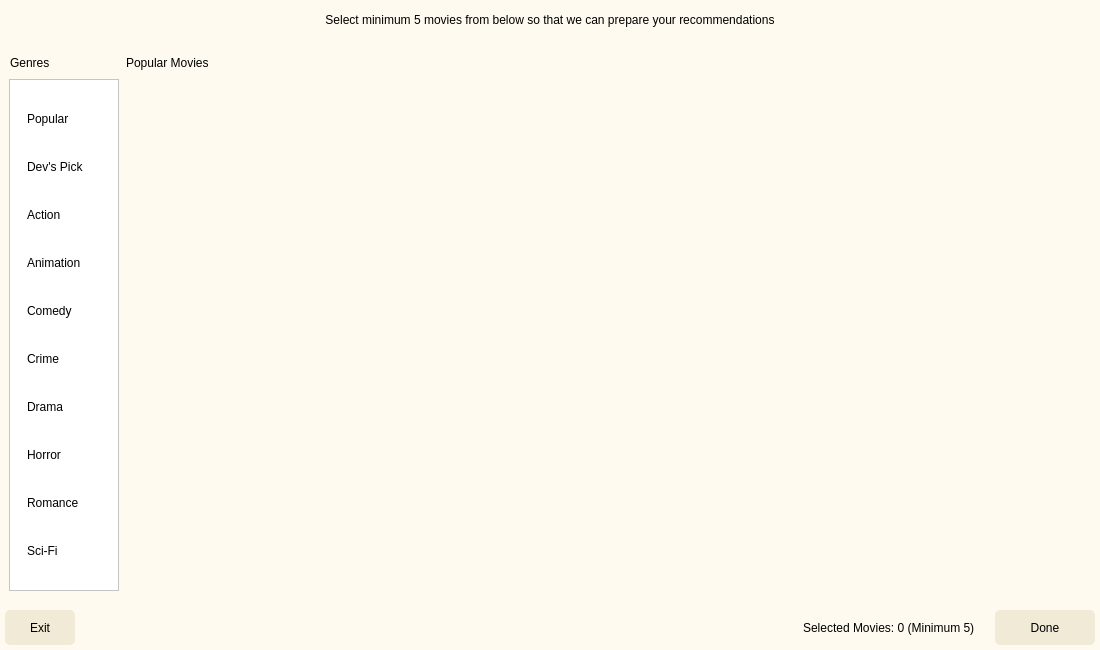
<?xml version="1.0" encoding="UTF-8"?>
<ui version="4.0">
 <class>Dialog</class>
 <widget class="QDialog" name="Dialog">
  <property name="enabled">
   <bool>true</bool>
  </property>
  <property name="geometry">
   <rect>
    <x>0</x>
    <y>0</y>
    <width>1100</width>
    <height>650</height>
   </rect>
  </property>
  <property name="minimumSize">
   <size>
    <width>1100</width>
    <height>650</height>
   </size>
  </property>
  <property name="maximumSize">
   <size>
    <width>1100</width>
    <height>650</height>
   </size>
  </property>
  <property name="windowTitle">
   <string>Dialog</string>
  </property>
  <property name="styleSheet">
   <string notr="true"/>
  </property>
  <widget class="QWidget" name="bgwidget" native="true">
   <property name="geometry">
    <rect>
     <x>0</x>
     <y>0</y>
     <width>1100</width>
     <height>650</height>
    </rect>
   </property>
   <property name="minimumSize">
    <size>
     <width>1100</width>
     <height>650</height>
    </size>
   </property>
   <property name="maximumSize">
    <size>
     <width>1100</width>
     <height>650</height>
    </size>
   </property>
   <property name="styleSheet">
    <string notr="true">QWidget#bgwidget{background-color:#FFFAF0;}

</string>
   </property>
   <layout class="QVBoxLayout" name="verticalLayout_2">
    <item>
     <spacer name="verticalSpacer_2">
      <property name="orientation">
       <enum>Qt::Vertical</enum>
      </property>
      <property name="sizeType">
       <enum>QSizePolicy::Fixed</enum>
      </property>
      <property name="sizeHint" stdset="0">
       <size>
        <width>20</width>
        <height>13</height>
       </size>
      </property>
     </spacer>
    </item>
    <item>
     <widget class="QLabel" name="text1">
      <property name="styleSheet">
       <string notr="true">font: 18pt &quot;MS Shell Dlg 2&quot;;
color:rgb(0,0,0);</string>
      </property>
      <property name="text">
       <string>Select minimum 5 movies from below so that we can prepare your recommendations</string>
      </property>
      <property name="alignment">
       <set>Qt::AlignHCenter|Qt::AlignTop</set>
      </property>
      <property name="margin">
       <number>10</number>
      </property>
     </widget>
    </item>
    <item>
     <spacer name="verticalSpacer">
      <property name="orientation">
       <enum>Qt::Vertical</enum>
      </property>
      <property name="sizeType">
       <enum>QSizePolicy::Fixed</enum>
      </property>
      <property name="sizeHint" stdset="0">
       <size>
        <width>20</width>
        <height>20</height>
       </size>
      </property>
     </spacer>
    </item>
    <item>
     <layout class="QHBoxLayout" name="horizontalLayout_2">
      <item>
       <spacer name="horizontalSpacer_3">
        <property name="orientation">
         <enum>Qt::Horizontal</enum>
        </property>
        <property name="sizeType">
         <enum>QSizePolicy::Fixed</enum>
        </property>
        <property name="sizeHint" stdset="0">
         <size>
          <width>10</width>
          <height>20</height>
         </size>
        </property>
       </spacer>
      </item>
      <item>
       <widget class="QLabel" name="genre_text">
        <property name="minimumSize">
         <size>
          <width>110</width>
          <height>0</height>
         </size>
        </property>
        <property name="maximumSize">
         <size>
          <width>110</width>
          <height>16777215</height>
         </size>
        </property>
        <property name="styleSheet">
         <string notr="true">font: 14pt &quot;MS Shell Dlg 2&quot;;
color:rgb(0,0,0);</string>
        </property>
        <property name="text">
         <string>Genres</string>
        </property>
       </widget>
      </item>
      <item>
       <widget class="QLabel" name="genre_define">
        <property name="styleSheet">
         <string notr="true">font: 14pt &quot;MS Shell Dlg 2&quot;;
color:rgb(0,0,0);</string>
        </property>
        <property name="text">
         <string>Popular Movies</string>
        </property>
       </widget>
      </item>
     </layout>
    </item>
    <item>
     <layout class="QHBoxLayout" name="horizontalLayout">
      <property name="leftMargin">
       <number>9</number>
      </property>
      <property name="rightMargin">
       <number>9</number>
      </property>
      <property name="bottomMargin">
       <number>0</number>
      </property>
      <item>
       <widget class="QScrollArea" name="options">
        <property name="maximumSize">
         <size>
          <width>110</width>
          <height>16777215</height>
         </size>
        </property>
        <property name="styleSheet">
         <string notr="true">background-color:#fff;
</string>
        </property>
        <property name="widgetResizable">
         <bool>true</bool>
        </property>
        <widget class="QWidget" name="genre_scroll">
         <property name="geometry">
          <rect>
           <x>0</x>
           <y>0</y>
           <width>108</width>
           <height>431</height>
          </rect>
         </property>
         <layout class="QVBoxLayout" name="genre_vlayout">
          <property name="topMargin">
           <number>12</number>
          </property>
          <item>
           <widget class="QPushButton" name="genre_1">
            <property name="maximumSize">
             <size>
              <width>100</width>
              <height>16777215</height>
             </size>
            </property>
            <property name="cursor">
             <cursorShape>PointingHandCursor</cursorShape>
            </property>
            <property name="styleSheet">
             <string notr="true">#bgwidget QPushButton {
		border:none;
		border-radius: 3px;
		text-align: left;
		padding: 8px 0 8px 8px;
		font: 12pt &quot;MS Shell Dlg 2&quot;;
		text-align: left;
	}

#bgwidget QPushButton:hover {
		background-color: rgba(179, 176, 162, 0.22);
	}

#bgwidget QPushButton:checked {
		color: #ffffff;
	}</string>
            </property>
            <property name="text">
             <string>Popular</string>
            </property>
           </widget>
          </item>
          <item>
           <widget class="QPushButton" name="genre_2">
            <property name="maximumSize">
             <size>
              <width>100</width>
              <height>16777215</height>
             </size>
            </property>
            <property name="cursor">
             <cursorShape>PointingHandCursor</cursorShape>
            </property>
            <property name="styleSheet">
             <string notr="true">#bgwidget QPushButton {
		border:none;
		border-radius: 3px;
		text-align: left;
		padding: 8 0 8 8;
		font: 12pt &quot;MS Shell Dlg 2&quot;;
		text-align: left;
	}

#bgwidget QPushButton:hover {
		background-color: rgba(179, 176, 162, 0.22);
	}

#bgwidget QPushButton:checked {
		color: #ffffff;
	}</string>
            </property>
            <property name="text">
             <string>Dev's Pick</string>
            </property>
           </widget>
          </item>
          <item>
           <widget class="QPushButton" name="genre_3">
            <property name="maximumSize">
             <size>
              <width>100</width>
              <height>16777215</height>
             </size>
            </property>
            <property name="cursor">
             <cursorShape>PointingHandCursor</cursorShape>
            </property>
            <property name="styleSheet">
             <string notr="true">#bgwidget QPushButton {
		border:none;
		border-radius: 3px;
		text-align: left;
		padding: 8px 0 8px 8px;
		font: 12pt &quot;MS Shell Dlg 2&quot;;
		text-align: left;
	}

#bgwidget QPushButton:hover {
		background-color: rgba(179, 176, 162, 0.22);
	}

#bgwidget QPushButton:checked {
		color: #ffffff;
	}</string>
            </property>
            <property name="text">
             <string>Action</string>
            </property>
           </widget>
          </item>
          <item>
           <widget class="QPushButton" name="genre_4">
            <property name="maximumSize">
             <size>
              <width>100</width>
              <height>16777215</height>
             </size>
            </property>
            <property name="cursor">
             <cursorShape>PointingHandCursor</cursorShape>
            </property>
            <property name="styleSheet">
             <string notr="true">#bgwidget QPushButton {
		border:none;
		border-radius: 3px;
		text-align: left;
		padding: 8px 0 8px 8px;
		font: 12pt &quot;MS Shell Dlg 2&quot;;
		text-align: left;
	}

#bgwidget QPushButton:hover {
		background-color: rgba(179, 176, 162, 0.22);
	}

#bgwidget QPushButton:checked {
		color: #ffffff;
	}</string>
            </property>
            <property name="text">
             <string>Animation</string>
            </property>
           </widget>
          </item>
          <item>
           <widget class="QPushButton" name="genre_5">
            <property name="maximumSize">
             <size>
              <width>100</width>
              <height>16777215</height>
             </size>
            </property>
            <property name="cursor">
             <cursorShape>PointingHandCursor</cursorShape>
            </property>
            <property name="styleSheet">
             <string notr="true">#bgwidget QPushButton {
		border:none;
		border-radius: 3px;
		text-align: left;
		padding: 8px 0 8px 8px;
		font: 12pt &quot;MS Shell Dlg 2&quot;;
		text-align: left;
	}

#bgwidget QPushButton:hover {
		background-color: rgba(179, 176, 162, 0.22);
	}

#bgwidget QPushButton:checked {
		color: #ffffff;
	}</string>
            </property>
            <property name="text">
             <string>Comedy</string>
            </property>
           </widget>
          </item>
          <item>
           <widget class="QPushButton" name="genre_6">
            <property name="maximumSize">
             <size>
              <width>100</width>
              <height>16777215</height>
             </size>
            </property>
            <property name="cursor">
             <cursorShape>PointingHandCursor</cursorShape>
            </property>
            <property name="styleSheet">
             <string notr="true">#bgwidget QPushButton {
		border:none;
		border-radius: 3px;
		text-align: left;
		padding: 8px 0 8px 8px;
		font: 12pt &quot;MS Shell Dlg 2&quot;;
		text-align: left;
	}

#bgwidget QPushButton:hover {
		background-color: rgba(179, 176, 162, 0.22);
	}

#bgwidget QPushButton:checked {
		color: #ffffff;
	}</string>
            </property>
            <property name="text">
             <string>Crime</string>
            </property>
           </widget>
          </item>
          <item>
           <widget class="QPushButton" name="genre_7">
            <property name="maximumSize">
             <size>
              <width>100</width>
              <height>16777215</height>
             </size>
            </property>
            <property name="cursor">
             <cursorShape>PointingHandCursor</cursorShape>
            </property>
            <property name="styleSheet">
             <string notr="true">#bgwidget QPushButton {
		border:none;
		border-radius: 3px;
		text-align: left;
		padding: 8px 0 8px 8px;
		font: 12pt &quot;MS Shell Dlg 2&quot;;
		text-align: left;
	}

#bgwidget QPushButton:hover {
		background-color: rgba(179, 176, 162, 0.22);
	}

#bgwidget QPushButton:checked {
		color: #ffffff;
	}</string>
            </property>
            <property name="text">
             <string>Drama</string>
            </property>
           </widget>
          </item>
          <item>
           <widget class="QPushButton" name="genre_8">
            <property name="maximumSize">
             <size>
              <width>100</width>
              <height>16777215</height>
             </size>
            </property>
            <property name="cursor">
             <cursorShape>PointingHandCursor</cursorShape>
            </property>
            <property name="styleSheet">
             <string notr="true">#bgwidget QPushButton {
		border:none;
		border-radius: 3px;
		text-align: left;
		padding: 8px 0 8px 8px;
		font: 12pt &quot;MS Shell Dlg 2&quot;;
		text-align: left;
	}

#bgwidget QPushButton:hover {
		background-color: rgba(179, 176, 162, 0.22);
	}

#bgwidget QPushButton:checked {
		color: #ffffff;
	}</string>
            </property>
            <property name="text">
             <string>Horror</string>
            </property>
           </widget>
          </item>
          <item>
           <widget class="QPushButton" name="genre_9">
            <property name="maximumSize">
             <size>
              <width>100</width>
              <height>16777215</height>
             </size>
            </property>
            <property name="cursor">
             <cursorShape>PointingHandCursor</cursorShape>
            </property>
            <property name="styleSheet">
             <string notr="true">#bgwidget QPushButton {
		border:none;
		border-radius: 3px;
		text-align: left;
		padding: 8px 0 8px 8px;
		font: 12pt &quot;MS Shell Dlg 2&quot;;
		text-align: left;
	}

#bgwidget QPushButton:hover {
		background-color: rgba(179, 176, 162, 0.22);
	}

#bgwidget QPushButton:checked {
		color: #ffffff;
	}</string>
            </property>
            <property name="text">
             <string>Romance</string>
            </property>
           </widget>
          </item>
          <item>
           <widget class="QPushButton" name="genre_10">
            <property name="cursor">
             <cursorShape>PointingHandCursor</cursorShape>
            </property>
            <property name="styleSheet">
             <string notr="true">#bgwidget QPushButton {
		border:none;
		border-radius: 3px;
		text-align: left;
		padding: 8px 0 8px 8px;
		font: 12pt &quot;MS Shell Dlg 2&quot;;
		text-align: left;
	}

#bgwidget QPushButton:hover {
		background-color: rgba(179, 176, 162, 0.22);
	}

#bgwidget QPushButton:checked {
		color: #ffffff;
	}</string>
            </property>
            <property name="text">
             <string>Sci-Fi</string>
            </property>
           </widget>
          </item>
         </layout>
        </widget>
       </widget>
      </item>
      <item>
       <widget class="QStackedWidget" name="stack">
        <property name="minimumSize">
         <size>
          <width>0</width>
          <height>0</height>
         </size>
        </property>
        <property name="maximumSize">
         <size>
          <width>16777215</width>
          <height>16777215</height>
         </size>
        </property>
        <property name="currentIndex">
         <number>2</number>
        </property>
        <widget class="QWidget" name="page1_popular">
         <layout class="QVBoxLayout" name="verticalLayout_6">
          <item>
           <widget class="QScrollArea" name="popular_scroll">
            <property name="styleSheet">
             <string notr="true"/>
            </property>
            <property name="frameShape">
             <enum>QFrame::NoFrame</enum>
            </property>
            <property name="frameShadow">
             <enum>QFrame::Plain</enum>
            </property>
            <property name="lineWidth">
             <number>0</number>
            </property>
            <property name="widgetResizable">
             <bool>true</bool>
            </property>
            <widget class="QWidget" name="popular_scroll_area">
             <property name="geometry">
              <rect>
               <x>0</x>
               <y>0</y>
               <width>100</width>
               <height>30</height>
              </rect>
             </property>
             <property name="styleSheet">
              <string notr="true">background-color:#FFFAF0;
QScrollBar
{
background : lightgreen;
}
QScrollBar::handle
{
background : pink;
}
QScrollBar::handle::pressed
{
background : red;
}</string>
             </property>
             <layout class="QGridLayout" name="popular_grid">
              <property name="leftMargin">
               <number>5</number>
              </property>
              <property name="topMargin">
               <number>5</number>
              </property>
              <property name="rightMargin">
               <number>5</number>
              </property>
              <property name="bottomMargin">
               <number>5</number>
              </property>
              <property name="spacing">
               <number>4</number>
              </property>
             </layout>
            </widget>
           </widget>
          </item>
         </layout>
        </widget>
        <widget class="QWidget" name="page2_handpicked">
         <layout class="QVBoxLayout" name="verticalLayout_7">
          <item>
           <widget class="QScrollArea" name="handpicked_scroll">
            <property name="styleSheet">
             <string notr="true"/>
            </property>
            <property name="frameShape">
             <enum>QFrame::Panel</enum>
            </property>
            <property name="frameShadow">
             <enum>QFrame::Plain</enum>
            </property>
            <property name="lineWidth">
             <number>0</number>
            </property>
            <property name="widgetResizable">
             <bool>true</bool>
            </property>
            <widget class="QWidget" name="handpicked_scroll_area">
             <property name="geometry">
              <rect>
               <x>0</x>
               <y>0</y>
               <width>100</width>
               <height>30</height>
              </rect>
             </property>
             <property name="styleSheet">
              <string notr="true">background-color:#FFFAF0;</string>
             </property>
             <layout class="QGridLayout" name="handpicked_grid"/>
            </widget>
           </widget>
          </item>
         </layout>
        </widget>
        <widget class="QWidget" name="page3_action">
         <layout class="QVBoxLayout" name="verticalLayout_8">
          <item>
           <widget class="QScrollArea" name="action_scroll">
            <property name="styleSheet">
             <string notr="true"/>
            </property>
            <property name="frameShape">
             <enum>QFrame::Panel</enum>
            </property>
            <property name="frameShadow">
             <enum>QFrame::Plain</enum>
            </property>
            <property name="lineWidth">
             <number>0</number>
            </property>
            <property name="widgetResizable">
             <bool>true</bool>
            </property>
            <widget class="QWidget" name="action_scroll_area">
             <property name="geometry">
              <rect>
               <x>0</x>
               <y>0</y>
               <width>930</width>
               <height>415</height>
              </rect>
             </property>
             <property name="styleSheet">
              <string notr="true">background-color:#FFFAF0;</string>
             </property>
             <layout class="QGridLayout" name="action_grid"/>
            </widget>
           </widget>
          </item>
         </layout>
        </widget>
        <widget class="QWidget" name="page4_animation">
         <layout class="QVBoxLayout" name="verticalLayout_9">
          <item>
           <widget class="QScrollArea" name="animation_scroll">
            <property name="styleSheet">
             <string notr="true"/>
            </property>
            <property name="frameShape">
             <enum>QFrame::Panel</enum>
            </property>
            <property name="frameShadow">
             <enum>QFrame::Plain</enum>
            </property>
            <property name="lineWidth">
             <number>0</number>
            </property>
            <property name="widgetResizable">
             <bool>true</bool>
            </property>
            <widget class="QWidget" name="animation_scroll_area">
             <property name="geometry">
              <rect>
               <x>0</x>
               <y>0</y>
               <width>100</width>
               <height>30</height>
              </rect>
             </property>
             <property name="styleSheet">
              <string notr="true">background-color:#FFFAF0;</string>
             </property>
             <layout class="QGridLayout" name="animation_grid"/>
            </widget>
           </widget>
          </item>
         </layout>
        </widget>
        <widget class="QWidget" name="page5_comedy">
         <layout class="QVBoxLayout" name="verticalLayout_10">
          <item>
           <widget class="QScrollArea" name="comedy_scroll">
            <property name="styleSheet">
             <string notr="true"/>
            </property>
            <property name="frameShape">
             <enum>QFrame::Panel</enum>
            </property>
            <property name="frameShadow">
             <enum>QFrame::Plain</enum>
            </property>
            <property name="lineWidth">
             <number>0</number>
            </property>
            <property name="widgetResizable">
             <bool>true</bool>
            </property>
            <widget class="QWidget" name="comedy_scroll_area">
             <property name="geometry">
              <rect>
               <x>0</x>
               <y>0</y>
               <width>100</width>
               <height>30</height>
              </rect>
             </property>
             <property name="styleSheet">
              <string notr="true">background-color:#FFFAF0;</string>
             </property>
             <layout class="QGridLayout" name="comedy_grid"/>
            </widget>
           </widget>
          </item>
         </layout>
        </widget>
        <widget class="QWidget" name="page6_crime">
         <layout class="QVBoxLayout" name="verticalLayout_11">
          <item>
           <widget class="QScrollArea" name="crime_scroll">
            <property name="styleSheet">
             <string notr="true"/>
            </property>
            <property name="frameShape">
             <enum>QFrame::Panel</enum>
            </property>
            <property name="frameShadow">
             <enum>QFrame::Plain</enum>
            </property>
            <property name="lineWidth">
             <number>0</number>
            </property>
            <property name="widgetResizable">
             <bool>true</bool>
            </property>
            <widget class="QWidget" name="crime_scroll_area">
             <property name="geometry">
              <rect>
               <x>0</x>
               <y>0</y>
               <width>100</width>
               <height>30</height>
              </rect>
             </property>
             <property name="styleSheet">
              <string notr="true">background-color:#FFFAF0;</string>
             </property>
             <layout class="QGridLayout" name="crime_grid"/>
            </widget>
           </widget>
          </item>
         </layout>
        </widget>
        <widget class="QWidget" name="page7_drama">
         <layout class="QVBoxLayout" name="verticalLayout_12">
          <item>
           <widget class="QScrollArea" name="drama_scroll">
            <property name="styleSheet">
             <string notr="true"/>
            </property>
            <property name="frameShape">
             <enum>QFrame::Panel</enum>
            </property>
            <property name="frameShadow">
             <enum>QFrame::Plain</enum>
            </property>
            <property name="lineWidth">
             <number>0</number>
            </property>
            <property name="widgetResizable">
             <bool>true</bool>
            </property>
            <widget class="QWidget" name="drama_scroll_area">
             <property name="geometry">
              <rect>
               <x>0</x>
               <y>0</y>
               <width>100</width>
               <height>30</height>
              </rect>
             </property>
             <property name="styleSheet">
              <string notr="true">background-color:#FFFAF0;</string>
             </property>
             <layout class="QGridLayout" name="drama_grid"/>
            </widget>
           </widget>
          </item>
         </layout>
        </widget>
        <widget class="QWidget" name="page8_horror">
         <layout class="QVBoxLayout" name="verticalLayout_13">
          <item>
           <widget class="QScrollArea" name="horror_scroll">
            <property name="styleSheet">
             <string notr="true"/>
            </property>
            <property name="frameShape">
             <enum>QFrame::Panel</enum>
            </property>
            <property name="frameShadow">
             <enum>QFrame::Plain</enum>
            </property>
            <property name="lineWidth">
             <number>0</number>
            </property>
            <property name="widgetResizable">
             <bool>true</bool>
            </property>
            <widget class="QWidget" name="horror_scroll_area">
             <property name="geometry">
              <rect>
               <x>0</x>
               <y>0</y>
               <width>100</width>
               <height>30</height>
              </rect>
             </property>
             <property name="styleSheet">
              <string notr="true">background-color:#FFFAF0;</string>
             </property>
             <layout class="QGridLayout" name="horror_grid"/>
            </widget>
           </widget>
          </item>
         </layout>
        </widget>
        <widget class="QWidget" name="page9_romance">
         <layout class="QVBoxLayout" name="verticalLayout_14">
          <item>
           <widget class="QScrollArea" name="romance_scroll">
            <property name="styleSheet">
             <string notr="true"/>
            </property>
            <property name="frameShape">
             <enum>QFrame::Panel</enum>
            </property>
            <property name="frameShadow">
             <enum>QFrame::Plain</enum>
            </property>
            <property name="lineWidth">
             <number>0</number>
            </property>
            <property name="widgetResizable">
             <bool>true</bool>
            </property>
            <widget class="QWidget" name="romance_scroll_area">
             <property name="geometry">
              <rect>
               <x>0</x>
               <y>0</y>
               <width>100</width>
               <height>30</height>
              </rect>
             </property>
             <property name="styleSheet">
              <string notr="true">background-color:#FFFAF0;</string>
             </property>
             <layout class="QGridLayout" name="romance_grid"/>
            </widget>
           </widget>
          </item>
         </layout>
        </widget>
        <widget class="QWidget" name="page10_scifi">
         <layout class="QVBoxLayout" name="verticalLayout">
          <item>
           <widget class="QScrollArea" name="scifi_scroll">
            <property name="frameShape">
             <enum>QFrame::Panel</enum>
            </property>
            <property name="frameShadow">
             <enum>QFrame::Plain</enum>
            </property>
            <property name="lineWidth">
             <number>0</number>
            </property>
            <property name="widgetResizable">
             <bool>true</bool>
            </property>
            <widget class="QWidget" name="scifi_scroll_area">
             <property name="geometry">
              <rect>
               <x>0</x>
               <y>0</y>
               <width>100</width>
               <height>30</height>
              </rect>
             </property>
             <property name="styleSheet">
              <string notr="true">background-color:#FFFAF0;</string>
             </property>
             <layout class="QGridLayout" name="scifi_grid"/>
            </widget>
           </widget>
          </item>
         </layout>
        </widget>
       </widget>
      </item>
     </layout>
    </item>
    <item>
     <spacer name="verticalSpacer_3">
      <property name="orientation">
       <enum>Qt::Vertical</enum>
      </property>
      <property name="sizeType">
       <enum>QSizePolicy::Fixed</enum>
      </property>
      <property name="sizeHint" stdset="0">
       <size>
        <width>20</width>
        <height>13</height>
       </size>
      </property>
     </spacer>
    </item>
    <item>
     <layout class="QHBoxLayout" name="bottom_hlayout">
      <property name="spacing">
       <number>10</number>
      </property>
      <property name="leftMargin">
       <number>5</number>
      </property>
      <property name="topMargin">
       <number>0</number>
      </property>
      <property name="rightMargin">
       <number>5</number>
      </property>
      <property name="bottomMargin">
       <number>5</number>
      </property>
      <item alignment="Qt::AlignVCenter">
       <widget class="QPushButton" name="exit_button">
        <property name="minimumSize">
         <size>
          <width>70</width>
          <height>35</height>
         </size>
        </property>
        <property name="maximumSize">
         <size>
          <width>75</width>
          <height>40</height>
         </size>
        </property>
        <property name="cursor">
         <cursorShape>PointingHandCursor</cursorShape>
        </property>
        <property name="styleSheet">
         <string notr="true">border-radius:5px;
background-color:#F0EAD6;
font: 14pt &quot;MS Shell Dlg 2&quot;;</string>
        </property>
        <property name="text">
         <string>Exit</string>
        </property>
        <property name="iconSize">
         <size>
          <width>16</width>
          <height>16</height>
         </size>
        </property>
       </widget>
      </item>
      <item>
       <spacer name="horizontalSpacer">
        <property name="orientation">
         <enum>Qt::Horizontal</enum>
        </property>
        <property name="sizeHint" stdset="0">
         <size>
          <width>40</width>
          <height>20</height>
         </size>
        </property>
       </spacer>
      </item>
      <item>
       <widget class="QLabel" name="selected_text">
        <property name="styleSheet">
         <string notr="true">font: 14pt &quot;MS Shell Dlg 2&quot;;
color:rgb(0,0,0);</string>
        </property>
        <property name="text">
         <string>Selected Movies: 0 (Minimum 5)</string>
        </property>
       </widget>
      </item>
      <item>
       <spacer name="horizontalSpacer_2">
        <property name="orientation">
         <enum>Qt::Horizontal</enum>
        </property>
        <property name="sizeType">
         <enum>QSizePolicy::Fixed</enum>
        </property>
        <property name="sizeHint" stdset="0">
         <size>
          <width>10</width>
          <height>13</height>
         </size>
        </property>
       </spacer>
      </item>
      <item alignment="Qt::AlignRight">
       <widget class="QPushButton" name="done_button">
        <property name="minimumSize">
         <size>
          <width>100</width>
          <height>35</height>
         </size>
        </property>
        <property name="maximumSize">
         <size>
          <width>100</width>
          <height>40</height>
         </size>
        </property>
        <property name="cursor">
         <cursorShape>PointingHandCursor</cursorShape>
        </property>
        <property name="styleSheet">
         <string notr="true">border-radius:5px;
background-color:#F0EAD6;
font: 14pt &quot;MS Shell Dlg 2&quot;;</string>
        </property>
        <property name="text">
         <string>Done</string>
        </property>
       </widget>
      </item>
     </layout>
    </item>
   </layout>
  </widget>
 </widget>
 <tabstops>
  <tabstop>options</tabstop>
  <tabstop>genre_1</tabstop>
  <tabstop>genre_2</tabstop>
  <tabstop>genre_3</tabstop>
  <tabstop>genre_4</tabstop>
  <tabstop>genre_5</tabstop>
  <tabstop>genre_6</tabstop>
  <tabstop>genre_7</tabstop>
  <tabstop>genre_8</tabstop>
  <tabstop>genre_9</tabstop>
  <tabstop>genre_10</tabstop>
  <tabstop>handpicked_scroll</tabstop>
  <tabstop>popular_scroll</tabstop>
  <tabstop>animation_scroll</tabstop>
  <tabstop>comedy_scroll</tabstop>
  <tabstop>crime_scroll</tabstop>
  <tabstop>horror_scroll</tabstop>
  <tabstop>action_scroll</tabstop>
  <tabstop>romance_scroll</tabstop>
  <tabstop>done_button</tabstop>
  <tabstop>exit_button</tabstop>
  <tabstop>drama_scroll</tabstop>
 </tabstops>
 <resources/>
 <connections/>
</ui>
